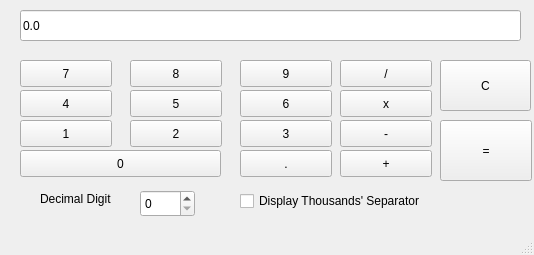
<?xml version="1.0" encoding="UTF-8"?>
<ui version="4.0">
 <class>MainWindow</class>
 <widget class="QMainWindow" name="MainWindow">
  <property name="geometry">
   <rect>
    <x>0</x>
    <y>0</y>
    <width>534</width>
    <height>255</height>
   </rect>
  </property>
  <property name="windowTitle">
   <string>MainWindow</string>
  </property>
  <widget class="QWidget" name="centralwidget">
   <widget class="QPushButton" name="bt1">
    <property name="geometry">
     <rect>
      <x>20</x>
      <y>120</y>
      <width>92</width>
      <height>27</height>
     </rect>
    </property>
    <property name="text">
     <string>1</string>
    </property>
   </widget>
   <widget class="QLineEdit" name="lineEdit">
    <property name="geometry">
     <rect>
      <x>20</x>
      <y>10</y>
      <width>501</width>
      <height>31</height>
     </rect>
    </property>
    <property name="layoutDirection">
     <enum>Qt::RightToLeft</enum>
    </property>
    <property name="inputMask">
     <string/>
    </property>
    <property name="text">
     <string>0.0</string>
    </property>
   </widget>
   <widget class="QPushButton" name="bt2">
    <property name="geometry">
     <rect>
      <x>130</x>
      <y>120</y>
      <width>92</width>
      <height>27</height>
     </rect>
    </property>
    <property name="text">
     <string>2</string>
    </property>
   </widget>
   <widget class="QPushButton" name="bt3">
    <property name="geometry">
     <rect>
      <x>240</x>
      <y>120</y>
      <width>92</width>
      <height>27</height>
     </rect>
    </property>
    <property name="text">
     <string>3</string>
    </property>
   </widget>
   <widget class="QPushButton" name="bt4">
    <property name="geometry">
     <rect>
      <x>20</x>
      <y>90</y>
      <width>92</width>
      <height>27</height>
     </rect>
    </property>
    <property name="text">
     <string>4</string>
    </property>
   </widget>
   <widget class="QPushButton" name="bt5">
    <property name="geometry">
     <rect>
      <x>130</x>
      <y>90</y>
      <width>92</width>
      <height>27</height>
     </rect>
    </property>
    <property name="text">
     <string>5</string>
    </property>
   </widget>
   <widget class="QPushButton" name="bt6">
    <property name="geometry">
     <rect>
      <x>240</x>
      <y>90</y>
      <width>92</width>
      <height>27</height>
     </rect>
    </property>
    <property name="text">
     <string>6</string>
    </property>
   </widget>
   <widget class="QPushButton" name="bt7">
    <property name="geometry">
     <rect>
      <x>20</x>
      <y>60</y>
      <width>92</width>
      <height>27</height>
     </rect>
    </property>
    <property name="text">
     <string>7</string>
    </property>
   </widget>
   <widget class="QPushButton" name="bt8">
    <property name="geometry">
     <rect>
      <x>130</x>
      <y>60</y>
      <width>92</width>
      <height>27</height>
     </rect>
    </property>
    <property name="text">
     <string>8</string>
    </property>
   </widget>
   <widget class="QPushButton" name="bt9">
    <property name="geometry">
     <rect>
      <x>240</x>
      <y>60</y>
      <width>92</width>
      <height>27</height>
     </rect>
    </property>
    <property name="text">
     <string>9</string>
    </property>
   </widget>
   <widget class="QPushButton" name="btdiv">
    <property name="geometry">
     <rect>
      <x>340</x>
      <y>60</y>
      <width>92</width>
      <height>27</height>
     </rect>
    </property>
    <property name="text">
     <string>/</string>
    </property>
   </widget>
   <widget class="QPushButton" name="btmult">
    <property name="geometry">
     <rect>
      <x>340</x>
      <y>90</y>
      <width>92</width>
      <height>27</height>
     </rect>
    </property>
    <property name="text">
     <string>x</string>
    </property>
   </widget>
   <widget class="QPushButton" name="btminus">
    <property name="geometry">
     <rect>
      <x>340</x>
      <y>120</y>
      <width>92</width>
      <height>27</height>
     </rect>
    </property>
    <property name="text">
     <string>-</string>
    </property>
   </widget>
   <widget class="QPushButton" name="bt0">
    <property name="geometry">
     <rect>
      <x>20</x>
      <y>150</y>
      <width>201</width>
      <height>27</height>
     </rect>
    </property>
    <property name="text">
     <string>0</string>
    </property>
   </widget>
   <widget class="QPushButton" name="btdot">
    <property name="geometry">
     <rect>
      <x>240</x>
      <y>150</y>
      <width>92</width>
      <height>27</height>
     </rect>
    </property>
    <property name="text">
     <string>.</string>
    </property>
   </widget>
   <widget class="QPushButton" name="btplus">
    <property name="geometry">
     <rect>
      <x>340</x>
      <y>150</y>
      <width>92</width>
      <height>27</height>
     </rect>
    </property>
    <property name="text">
     <string>+</string>
    </property>
   </widget>
   <widget class="QPushButton" name="btclear">
    <property name="geometry">
     <rect>
      <x>440</x>
      <y>60</y>
      <width>91</width>
      <height>51</height>
     </rect>
    </property>
    <property name="text">
     <string>C</string>
    </property>
   </widget>
   <widget class="QPushButton" name="bteq">
    <property name="geometry">
     <rect>
      <x>440</x>
      <y>120</y>
      <width>92</width>
      <height>61</height>
     </rect>
    </property>
    <property name="text">
     <string>=</string>
    </property>
   </widget>
   <widget class="QCheckBox" name="checkbox">
    <property name="geometry">
     <rect>
      <x>240</x>
      <y>190</y>
      <width>231</width>
      <height>22</height>
     </rect>
    </property>
    <property name="text">
     <string>Display Thousands' Separator</string>
    </property>
   </widget>
   <widget class="QSpinBox" name="spinBox">
    <property name="geometry">
     <rect>
      <x>140</x>
      <y>190</y>
      <width>55</width>
      <height>27</height>
     </rect>
    </property>
    <property name="maximum">
     <number>5</number>
    </property>
   </widget>
   <widget class="QLabel" name="label">
    <property name="geometry">
     <rect>
      <x>40</x>
      <y>190</y>
      <width>101</width>
      <height>17</height>
     </rect>
    </property>
    <property name="text">
     <string>Decimal Digit</string>
    </property>
   </widget>
  </widget>
  <widget class="QStatusBar" name="statusbar"/>
 </widget>
 <resources/>
 <connections/>
</ui>
